Frame 1 (no input): blank canvas, image omitted
Frame 60 (the mouse pressed at the canvas centre just before this capture): blank canvas, image omitted
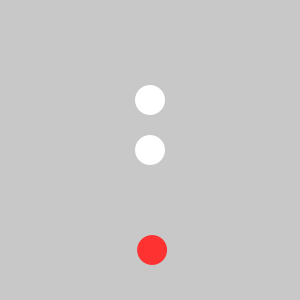
Frame 120 (the mouse held since frame 60 and released just before this capture)

The Processing sketch whose frames 1 and 60 were blank and that drew this single picture after the mouse press (run headless with seeded random() and noise(); from frame 60 on, the mouse is pressed at the canvas centre):

// Processing sketch: processing_18996
// ── processing_18996.pde

int savedTime;
boolean rolling;

void setup() {
  size(300,300);
  smooth();
  savedTime = millis();
  noStroke();
  rolling = false;
}



void draw() {
  background(200);
   
  if ( rolling ) {
    int elapsed = millis() - savedTime;
    
    // Les trois cercles blancs
    fill(255);
    if ( elapsed > 500 ) {
     ellipse( width/2 , 100 ,30,30);
    }
    if ( elapsed > 1000 ) {
      ellipse( width/2 , 150 ,30,30);
    }
    if ( elapsed > 1500 ) {
      ellipse( width/2 , 50 ,30,30);
    }
    
    // Le cercle rouge
    fill(255, 50 , 50 );
    ellipse( map(elapsed,0,2000,0,width) , 250 , 30 , 30 );
    
    // Relancer l'animation lorsqu'elle dépasse 2 secondes
     if ( elapsed > 2000 ) {
         savedTime = millis();
    }
  }
}

void mousePressed() {
rolling = !rolling;
  savedTime = millis();
  
}
                                
